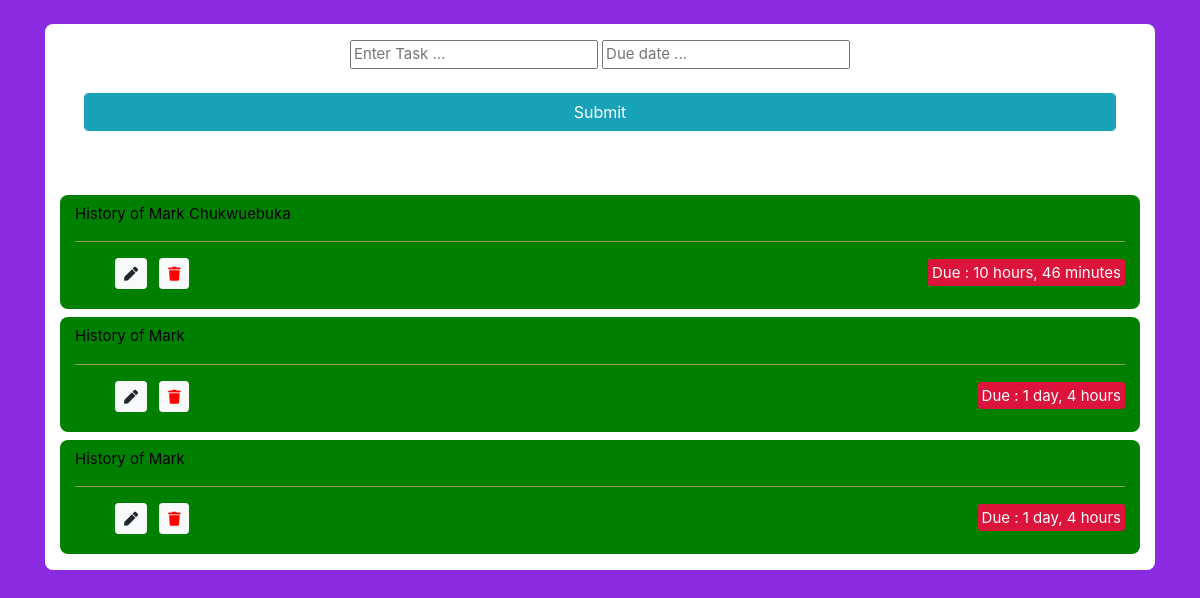
Before: / with the older database file.
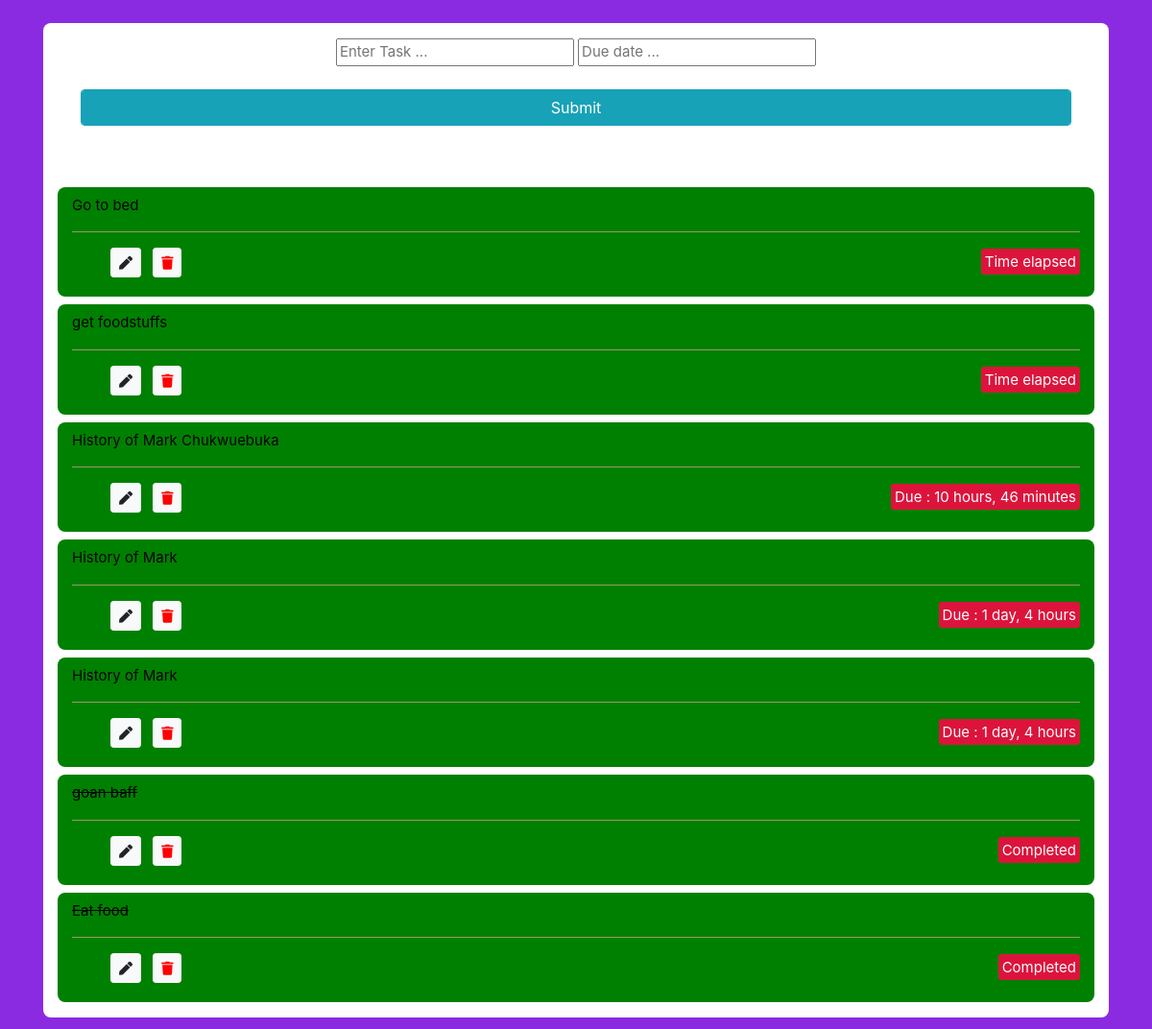
After: the same page with the newer database file.
### ToDo/models.py (models this page shows)
class Task(models.Model):
    title = models.CharField(max_length=200)
    date_created = models.DateTimeField(auto_now_add=True)
    complete = models.BooleanField(default=False)
    due = models.DateTimeField(auto_now_add=False, auto_now=False, blank=True, null=True)
    def __str__(self):
        return self.title

### ToDo/views.py (the view)
# urls.py: path('', views.listTask, name = "task_list"),
def listTask(request):
    queryset = Task.objects.order_by('complete', 'due')
    form = TaskForm()
    current = timezone.now
    if request.method == 'POST':
        form = TaskForm(request.POST)
        if form.is_valid():
            form.save()
        return redirect('/')
    context = {
        'tasks' : queryset,
        'form' : form,
        'current' : current
    }
    return render(request, 'list_task.html', context)

### ToDo/forms.py
class TaskForm(forms.ModelForm):
    title = forms.CharField(widget = forms.TextInput(attrs = {'placeholder' : 'Enter Task ...'}), label = False)
    due = forms.CharField(widget = forms.TextInput(attrs = {'placeholder' : 'Due date ...'}), label = False)
    class Meta:
        model = Task
        fields = ['title', 'due']

### templates/list_task.html (shortened to what this page needs)
{% extends 'base.html' %}
{% load static %}
{% block content %}
    <div class="container">
        <div class="container text-center inner-div pb-2 mb-3">
            <form method="POST" action="/" class="my-4 mx-4 py-3">
                {{ form }}
                <input class="btn btn-info save my-4 form-control" type="submit" name="save">
            </form>
            {% for task in tasks %}
                <div class="container item-row pt-2 pb-1 mb-2">
                    <div class = "mb-2 text-left">
                        {% if task.complete == True %}
                            <strike>{{ task }}</strike>
                        {% else %}
                            <span>{{ task }}</span>
                        {% endif %}
                    </div>
                    <hr>
                    <div>
                        <ul class="ulli">
                            <li style="float: left;">
                                <a class="btn btn-sm btn-light mr-1" href="{% url 'update_task' task.id %}"><i class="fas fa-pen"></i></a>
                                <a class="btn btn-sm btn-light ml-1" href="{% url 'delete_task' task.id %}"><i class="fas fa-trash" style="color: red;"></i></a>
                            </li>
                            <li style="float: right;">
                                {% if task.complete == False %}
                                    {% if task.due < current %}
                                        <span class="due px-1 py-1">Time elapsed</span>
                                    {% else %}
                                        <span class="due px-1 py-1">Due : {{ task.due | timeuntil }}</span>
                                    {% endif %}
                                {% else %}
                                <span class="due px-1 py-1">Completed</span>
                                {% endif %}
                            </li>
                        </ul>
                    </div>
                </div>
            {% endfor %}
        </div>
    </div>
{% endblock content %}

### templates/base.html (shortened to what this page needs)
{% load static %}
<!DOCTYPE html>
<html>
<head>
    <link rel="stylesheet" href="https://stackpath.bootstrapcdn.com/bootstrap/4.4.1/css/bootstrap.min.css">
    <link rel="stylesheet" type="text/css" href="{% static 'main.css' %}">
    <link
      rel="stylesheet"
      href="https://use.fontawesome.com/releases/v5.6.3/css/all.css"
    />
</head>
<body>
    {% block content %}
    {% endblock content %}
</body>
</html>

### static/main.css (style rules this page uses)
body { background-color: blueviolet; color: white; font-size: 15px; }
.item-row { background-color: green; border-radius: 8px; }
.ulli { display: flex; align-items: center; justify-content: space-between; }
.inner-div { background-color: white; border-radius: 8px; color: black; }
hr { border-color:#999966; }
.due { background-color: crimson; border-radius: 3px; color: white; }
ul li { display: inline; }

Changed rows visible on the page:
added Task: title "Go to bed", complete "Time elapsed"
added Task: title "get foodstuffs", complete "Time elapsed"
added Task: title "goan baff", complete "Completed"
added Task: title "Eat food", complete "Completed"
